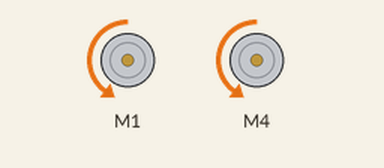
Recording of a sketch running on a simulated Arduino Uno, built with avr-gcc and run on an emulated ATmega328P. Shown: 2 × DC motor (green arrow = forward, orange = backward, longer = faster).

Above: at 2.5 s.
At 6.9 s:
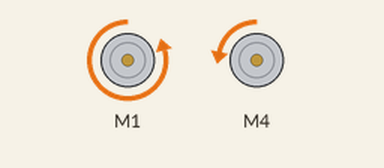
At 9.9 s:
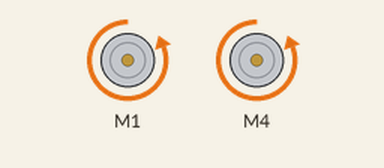
At 12.6 s:
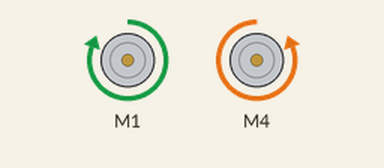
Timing chart, 0 to 18.8 s (numbered marks = the images above):
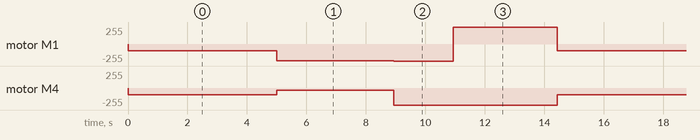

Measured:
- by itself, motor M1: repeats every 14.4 s: backward 250/255 3.9 s, backward 255/255 2.0 s, forward 255/255 3.5 s, backward 100/255 5.0 s
- by itself, motor M4: repeats every 14.4 s: backward 30/255 3.9 s, backward 255/255 5.5 s, backward 100/255 5.0 s

The sketch:

DriveDemo.ino
```cpp
// DriveDemo.ino


#include <Wire.h>
#include <Adafruit_MotorShield.h>
#include "utility/Adafruit_PWMServoDriver.h"

Adafruit_MotorShield AFMS = Adafruit_MotorShield();
Adafruit_DCMotor *LEFT = AFMS.getMotor(1);
Adafruit_DCMotor *RIGHT = AFMS.getMotor(4);


void LRSpeed(byte LeftSpeed,byte RightSpeed)
{
    LEFT->setSpeed(LeftSpeed);
    RIGHT->setSpeed(RightSpeed);
}

void DriveMotors(byte LeftDirection, byte RightDirection)
{
    LEFT->run(LeftDirection);
    RIGHT->run(RightDirection);
}

void setup()
{
    AFMS.begin();
    LRSpeed(150,150);
    DriveMotors(1,1);
    DriveMotors(0,0);
}

void loop()
{
    // Go straight for 5 seconds
    LRSpeed(100,100);
    DriveMotors(2,2);
    delay(5000);
    // Make 90 degree turn
    LRSpeed(250,30);
    delay(3930);
    LRSpeed(255,255);
    delay(2000);
    DriveMotors(1,2);
    delay(3500);
}
```
